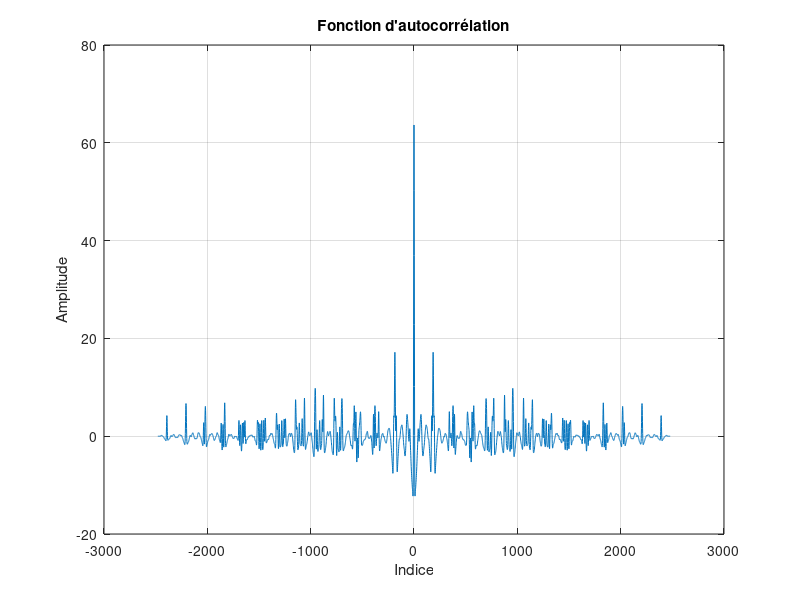

This figure's MATLAB source:
load ECG;
fe=250;

% representation temporelle (question 1)
N=length(x);
t=(0:N-1)/fe;
xlabel("temps en seconde");
ylabel("Amplitude");
title("representation temporelle de notre signal");
plot(t,x);
grid on;

% representation frequentielle (question 2)
X = fft(x); % transformee de fourier (fast fourier transform)
Xm = abs(X);
N = length(x);
n = 0:(N-1);
v = n/N;
f = v*fe;
plot(f,Xm)
grid
xlabel('Fréquence en Hertz')
ylabel('Amplitude')
title('Module du spectre')

% representation autocorrelation (question 3)
g = xcorr(x); % autocorrelation
N = length(x);
n = -(N-1):(N-1);
plot(n,g)
grid
xlabel('Indice')
ylabel('Amplitude')
title('Fonction d''autocorrélation')